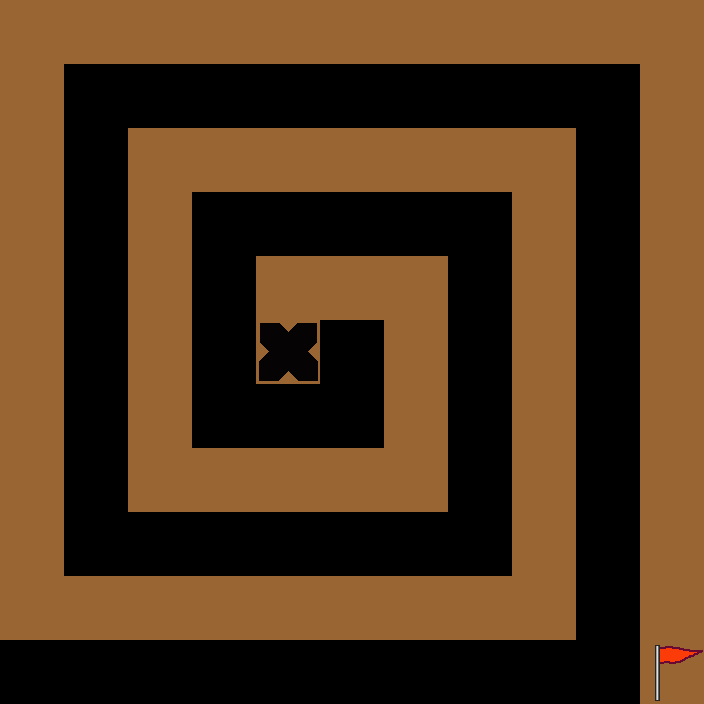

This game map was drawn from its Tiled (.tmx) file and the tilesets committed beside it. A one-line description and the full map source follow:
An orthogonal 11x11 tile map with 64x64 px tiles, 2 tile layers (base, doodads), 2 tilesets.

<map version="1.0" orientation="orthogonal" width="11" height="11" tilewidth="64" tileheight="64">
 <tileset firstgid="1" name="main_tiles" tilewidth="64" tileheight="64">
  <image source="../tiles/main_tiles.png" width="192" height="64" />
 </tileset>
 <tileset firstgid="4" name="doodads_ref_tilesheet" tilewidth="64" tileheight="64">
  <image source="../doodads/doodads_ref_tilesheet.png" width="320" height="64" />
 </tileset>
 <layer name="base" width="11" height="11">
  <data>
   <tile gid="1" />
   <tile gid="1" />
   <tile gid="1" />
   <tile gid="1" />
   <tile gid="1" />
   <tile gid="1" />
   <tile gid="1" />
   <tile gid="1" />
   <tile gid="1" />
   <tile gid="1" />
   <tile gid="1" />
   <tile gid="1" />
   <tile gid="2" />
   <tile gid="2" />
   <tile gid="2" />
   <tile gid="2" />
   <tile gid="2" />
   <tile gid="2" />
   <tile gid="2" />
   <tile gid="2" />
   <tile gid="2" />
   <tile gid="1" />
   <tile gid="1" />
   <tile gid="2" />
   <tile gid="1" />
   <tile gid="1" />
   <tile gid="1" />
   <tile gid="1" />
   <tile gid="1" />
   <tile gid="1" />
   <tile gid="1" />
   <tile gid="2" />
   <tile gid="1" />
   <tile gid="1" />
   <tile gid="2" />
   <tile gid="1" />
   <tile gid="2" />
   <tile gid="2" />
   <tile gid="2" />
   <tile gid="2" />
   <tile gid="2" />
   <tile gid="1" />
   <tile gid="2" />
   <tile gid="1" />
   <tile gid="1" />
   <tile gid="2" />
   <tile gid="1" />
   <tile gid="2" />
   <tile gid="1" />
   <tile gid="1" />
   <tile gid="1" />
   <tile gid="2" />
   <tile gid="1" />
   <tile gid="2" />
   <tile gid="1" />
   <tile gid="1" />
   <tile gid="2" />
   <tile gid="1" />
   <tile gid="2" />
   <tile gid="1" />
   <tile gid="2" />
   <tile gid="1" />
   <tile gid="2" />
   <tile gid="1" />
   <tile gid="2" />
   <tile gid="1" />
   <tile gid="1" />
   <tile gid="2" />
   <tile gid="1" />
   <tile gid="2" />
   <tile gid="2" />
   <tile gid="2" />
   <tile gid="1" />
   <tile gid="2" />
   <tile gid="1" />
   <tile gid="2" />
   <tile gid="1" />
   <tile gid="1" />
   <tile gid="2" />
   <tile gid="1" />
   <tile gid="1" />
   <tile gid="1" />
   <tile gid="1" />
   <tile gid="1" />
   <tile gid="2" />
   <tile gid="1" />
   <tile gid="2" />
   <tile gid="1" />
   <tile gid="1" />
   <tile gid="2" />
   <tile gid="2" />
   <tile gid="2" />
   <tile gid="2" />
   <tile gid="2" />
   <tile gid="2" />
   <tile gid="2" />
   <tile gid="1" />
   <tile gid="2" />
   <tile gid="1" />
   <tile gid="1" />
   <tile gid="1" />
   <tile gid="1" />
   <tile gid="1" />
   <tile gid="1" />
   <tile gid="1" />
   <tile gid="1" />
   <tile gid="1" />
   <tile gid="1" />
   <tile gid="2" />
   <tile gid="1" />
   <tile gid="2" />
   <tile gid="2" />
   <tile gid="2" />
   <tile gid="2" />
   <tile gid="2" />
   <tile gid="2" />
   <tile gid="2" />
   <tile gid="2" />
   <tile gid="2" />
   <tile gid="2" />
   <tile gid="1" />
  </data>
 </layer>
 <layer name="doodads" width="11" height="11">
  <data>
   <tile gid="0" />
   <tile gid="0" />
   <tile gid="0" />
   <tile gid="0" />
   <tile gid="0" />
   <tile gid="0" />
   <tile gid="0" />
   <tile gid="0" />
   <tile gid="0" />
   <tile gid="0" />
   <tile gid="0" />
   <tile gid="0" />
   <tile gid="0" />
   <tile gid="0" />
   <tile gid="0" />
   <tile gid="0" />
   <tile gid="0" />
   <tile gid="0" />
   <tile gid="0" />
   <tile gid="0" />
   <tile gid="0" />
   <tile gid="0" />
   <tile gid="0" />
   <tile gid="0" />
   <tile gid="0" />
   <tile gid="0" />
   <tile gid="0" />
   <tile gid="0" />
   <tile gid="0" />
   <tile gid="0" />
   <tile gid="0" />
   <tile gid="0" />
   <tile gid="0" />
   <tile gid="0" />
   <tile gid="0" />
   <tile gid="0" />
   <tile gid="0" />
   <tile gid="0" />
   <tile gid="0" />
   <tile gid="0" />
   <tile gid="0" />
   <tile gid="0" />
   <tile gid="0" />
   <tile gid="0" />
   <tile gid="0" />
   <tile gid="0" />
   <tile gid="0" />
   <tile gid="0" />
   <tile gid="0" />
   <tile gid="0" />
   <tile gid="0" />
   <tile gid="0" />
   <tile gid="0" />
   <tile gid="0" />
   <tile gid="0" />
   <tile gid="0" />
   <tile gid="0" />
   <tile gid="0" />
   <tile gid="0" />
   <tile gid="4" />
   <tile gid="0" />
   <tile gid="0" />
   <tile gid="0" />
   <tile gid="0" />
   <tile gid="0" />
   <tile gid="0" />
   <tile gid="0" />
   <tile gid="0" />
   <tile gid="0" />
   <tile gid="0" />
   <tile gid="0" />
   <tile gid="0" />
   <tile gid="0" />
   <tile gid="0" />
   <tile gid="0" />
   <tile gid="0" />
   <tile gid="0" />
   <tile gid="0" />
   <tile gid="0" />
   <tile gid="0" />
   <tile gid="0" />
   <tile gid="0" />
   <tile gid="0" />
   <tile gid="0" />
   <tile gid="0" />
   <tile gid="0" />
   <tile gid="0" />
   <tile gid="0" />
   <tile gid="0" />
   <tile gid="0" />
   <tile gid="0" />
   <tile gid="0" />
   <tile gid="0" />
   <tile gid="0" />
   <tile gid="0" />
   <tile gid="0" />
   <tile gid="0" />
   <tile gid="0" />
   <tile gid="0" />
   <tile gid="0" />
   <tile gid="0" />
   <tile gid="0" />
   <tile gid="0" />
   <tile gid="0" />
   <tile gid="0" />
   <tile gid="0" />
   <tile gid="0" />
   <tile gid="0" />
   <tile gid="0" />
   <tile gid="0" />
   <tile gid="0" />
   <tile gid="0" />
   <tile gid="0" />
   <tile gid="0" />
   <tile gid="0" />
   <tile gid="0" />
   <tile gid="0" />
   <tile gid="0" />
   <tile gid="0" />
   <tile gid="0" />
   <tile gid="5" />
  </data>
 </layer>
</map>